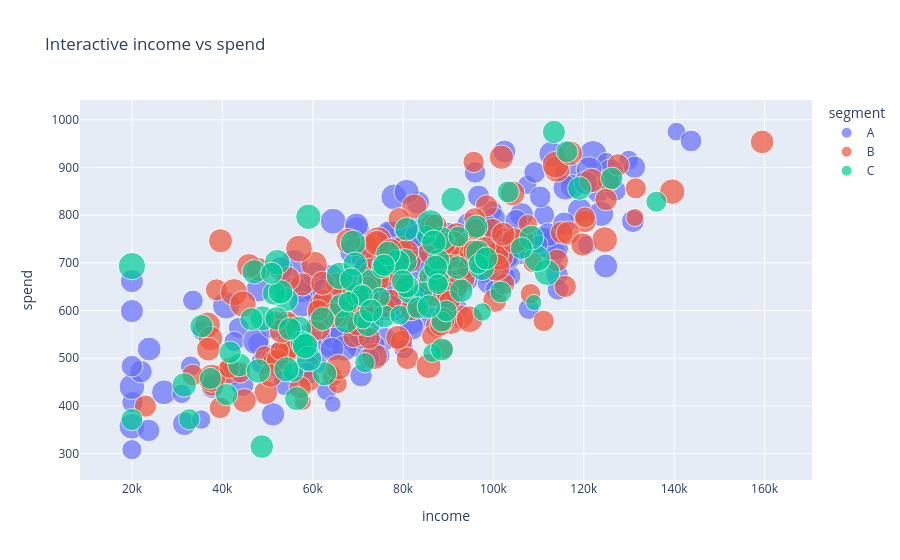

This figure's notebook cell:
### Code cell
import plotly.express as px

fig = px.scatter(
    df,
    x="income",
    y="spend",
    color="segment",
    size="score",
    hover_data=["age", "experience", "churned"],
    title="Interactive income vs spend"
)

fig.show()

### Figure 1 — Plotly figure (JSON) as saved in the notebook; plotly's stock layout.template omitted (floating-point values rounded to 4 significant figures; data arrays with more than 128 entries replaced by an {"elided": "..."} marker saying what was removed)
{"data": [{"customdata": {"elided": "235x3 float values"}, "hovertemplate": "segment=A<br>income=%{x}<br>spend=%{y}<br>score=%{marker.size}<br>age=%{customdata[0]}<br>experience=%{customdata[1]}<br>churned=%{customdata[2]}<extra></extra>", "legendgroup": "A", "marker": {"color": "#636efa", "size": {"elided": "235 float values"}, "sizemode": "area", "sizeref": 0.25, "symbol": "circle"}, "mode": "markers", "name": "A", "orientation": "v", "showlegend": true, "type": "scatter", "x": {"elided": "235 float values"}, "xaxis": "x", "y": {"elided": "235 float values"}, "yaxis": "y"}, {"customdata": {"elided": "168x3 float values"}, "hovertemplate": "segment=B<br>income=%{x}<br>spend=%{y}<br>score=%{marker.size}<br>age=%{customdata[0]}<br>experience=%{customdata[1]}<br>churned=%{customdata[2]}<extra></extra>", "legendgroup": "B", "marker": {"color": "#EF553B", "size": {"elided": "168 float values"}, "sizemode": "area", "sizeref": 0.25, "symbol": "circle"}, "mode": "markers", "name": "B", "orientation": "v", "showlegend": true, "type": "scatter", "x": {"elided": "168 float values"}, "xaxis": "x", "y": {"elided": "168 float values"}, "yaxis": "y"}, {"customdata": {"elided": "97x3 float values"}, "hovertemplate": "segment=C<br>income=%{x}<br>spend=%{y}<br>score=%{marker.size}<br>age=%{customdata[0]}<br>experience=%{customdata[1]}<br>churned=%{customdata[2]}<extra></extra>", "legendgroup": "C", "marker": {"color": "#00cc96", "size": [75.98, 93.97, 76.58, 72.52, 54.78, 67.19, 82.95, 44.38, 73.71, 48.63, 74.75, 79.26, 79.71, 60.2, 70.3, 81.31, 58.18, 74.54, 75.43, 88.93, 69.34, 85.17, 73.46, 60.88, 70.56, 71.75, 73.4, 48.82, 81.69, 76.04, 52.09, 63.92, 74.66, 48.88, 61.65, 70.02, 61.62, 71.62, 75.4, 66.63, 68.3, 63.58, 68.03, 42.69, 63.0, 83.53, 70.88, 70.45, 52.7, 87.73, 60.7, 77.55, 57.38, 68.27, 83.43, 79.71, 50.9, 69.91, 75.31, 66.35, 75.72, 69.91, 64.45, 75.81, 70.69, 71.06, 70.13, 62.3, 74.72, 53.24, 73.48, 67.49, 57.23, 50.49, 73.2, 82.29, 63.02, 33.43, 82.32, 63.0, 53.8, 60.38, 55.27, 48.37, 59.55, 94.01, 62.15, 55.57, 66.56, 62.31, 66.75, 67.17, 75.86, 63.27, 70.37, 66.98, 53.68], "sizemode": "area", "sizeref": 0.25, "symbol": "circle"}, "mode": "markers", "name": "C", "orientation": "v", "showlegend": true, "type": "scatter", "x": [66410.0, 66010.0, 72570.0, 88620.0, 55750.0, 113400.0, 68940.0, 86460.0, 56470.0, 85080.0, 96570.0, 54190.0, 48890.0, 81280.0, 43800.0, 59060.0, 85890.0, 47970.0, 69410.0, 86040.0, 92890.0, 111900.0, 54140.0, 116300.0, 80800.0, 69870.0, 72240.0, 75250.0, 52170.0, 97480.0, 71570.0, 126200.0, 58270.0, 84430.0, 37360.0, 92050.0, 20000.0, 62150.0, 47080.0, 75830.0, 68530.0, 87850.0, 96190.0, 97540.0, 40910.0, 56930.0, 51500.0, 52010.0, 75310.0, 109700.0, 103300.0, 108400.0, 88520.0, 35410.0, 80300.0, 78720.0, 74930.0, 48740.0, 52910.0, 88620.0, 76690.0, 67400.0, 87790.0, 86830.0, 119000.0, 57640.0, 80890.0, 70950.0, 31580.0, 96660.0, 62660.0, 46450.0, 32700.0, 79300.0, 87220.0, 59170.0, 106200.0, 108900.0, 58320.0, 75760.0, 87740.0, 101600.0, 92270.0, 71110.0, 89570.0, 20000.0, 50940.0, 136100.0, 79950.0, 83280.0, 54940.0, 72930.0, 91100.0, 41730.0, 85740.0, 98390.0, 67930.0], "xaxis": "x", "y": [610.4, 672.7, 660.3, 750.8, 471.2, 974.4, 741.6, 510.8, 415.4, 757.7, 722.1, 476.9, 583.5, 637.8, 485.9, 796.6, 673.5, 473.3, 697.2, 783.7, 641.6, 679.8, 622.6, 933.0, 770.6, 633.5, 570.7, 695.9, 701.3, 688.7, 490.6, 877.2, 528.8, 639.7, 457.6, 690.1, 371.4, 582.7, 681.3, 587.9, 664.9, 705.8, 776.0, 597.1, 423.9, 561.3, 636.1, 583.3, 688.3, 708.9, 848.7, 752.8, 576.7, 567.3, 702.9, 701.7, 627.9, 314.8, 639.1, 518.4, 719.7, 576.9, 662.7, 743.3, 856.3, 532.2, 650.9, 631.1, 443.9, 697.6, 467.4, 581.9, 371.9, 590.6, 690.8, 498.7, 730.6, 616.7, 525.6, 695.0, 655.3, 638.9, 755.2, 581.8, 599.1, 693.2, 678.2, 828.2, 661.5, 605.6, 561.3, 599.7, 833.1, 512.4, 608.2, 709.3, 618.4], "yaxis": "y"}], "layout": {"legend": {"itemsizing": "constant", "title": {"text": "segment"}, "tracegroupgap": 0}, "title": {"text": "Interactive income vs spend"}, "xaxis": {"anchor": "y", "domain": [0, 1], "title": {"text": "income"}}, "yaxis": {"anchor": "x", "domain": [0, 1], "title": {"text": "spend"}}}}
